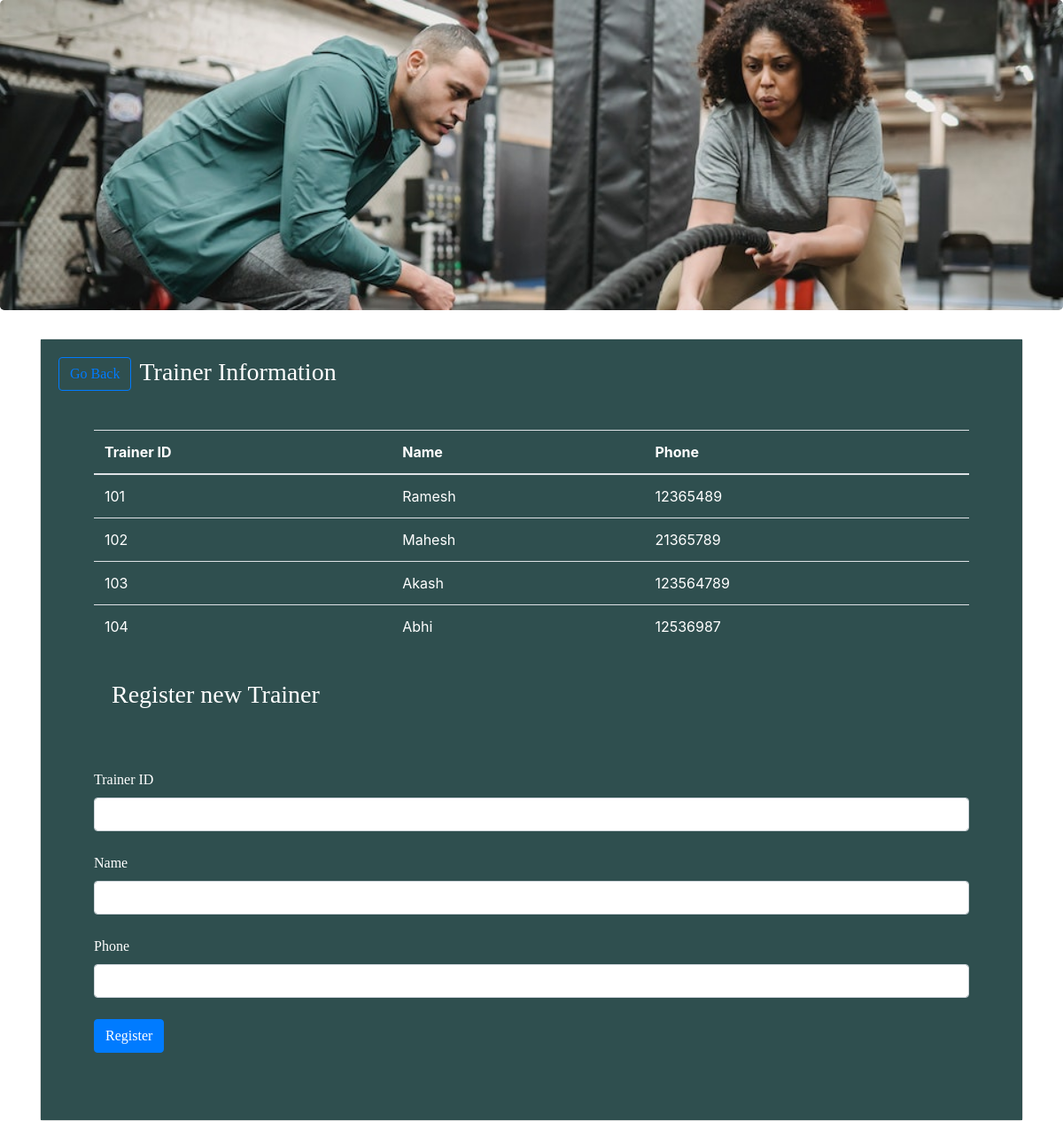
The page /trainer.php on the database as committed earlier.
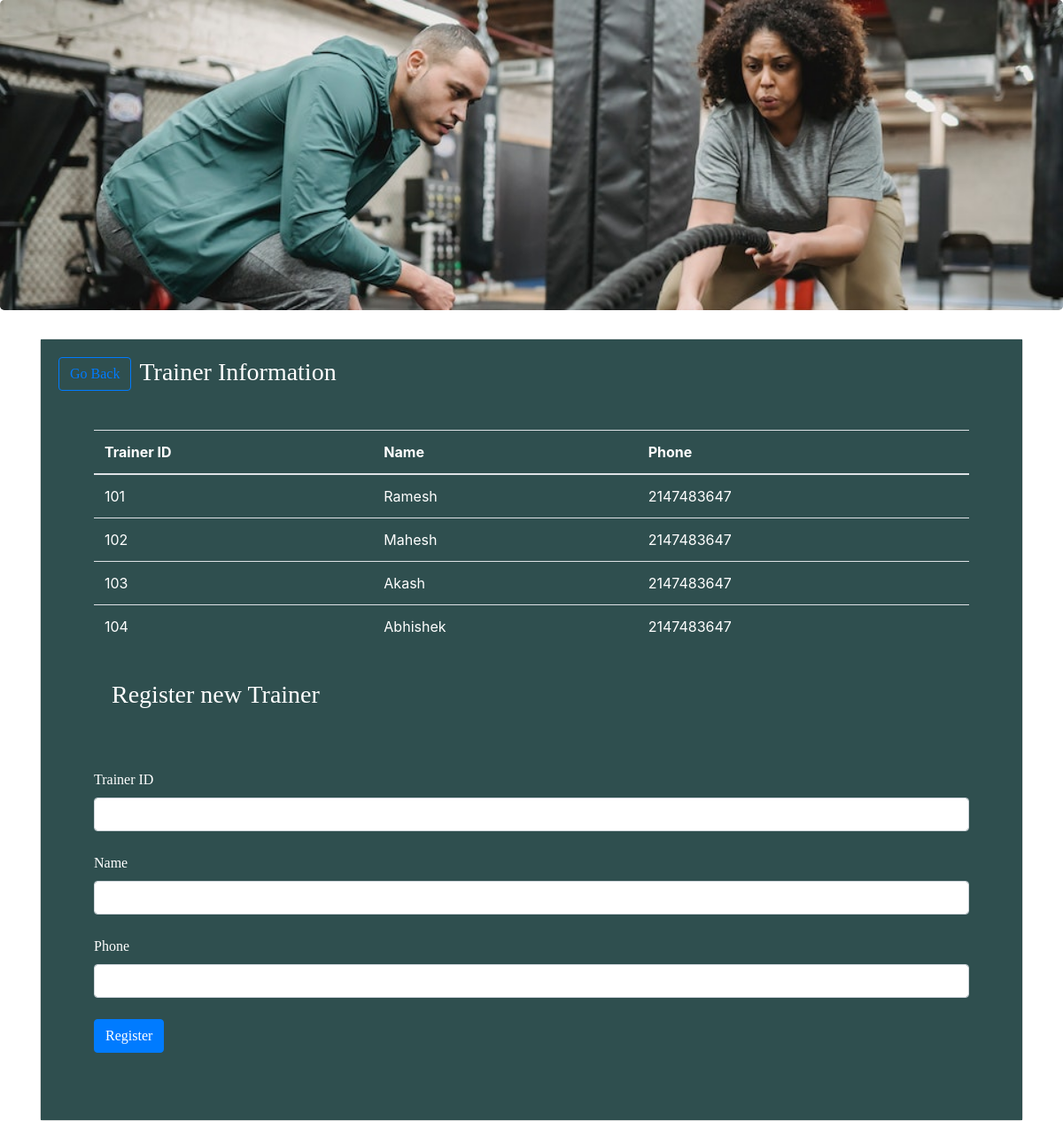
The same page on the database as committed later.
### tables this page shows
CREATE TABLE `Trainer` (
  `Trainer_id` int(20) NOT NULL,
  `Name` varchar(40) NOT NULL,
  `phone` int(100) NOT NULL
);

### func.php (the view, shortened to what this page needs)
<?php
$con=mysqli_connect("localhost","root","","loginsystem");
function get_trainer(){
    global $con;
    $query="select * from Trainer";
    $result=mysqli_query($con,$query);
    while($row=mysqli_fetch_array($result)){
        $Trainer_id=$row ['Trainer_id'];
        $Name=$row['Name'];
        $phone=$row['phone'];
        echo"<tr>
        <td>$Trainer_id</td>
        <td>$Name</td>
        <td>$phone</td>
        </tr>";
    }
}
?>

### trainer.php (shortened to what this page needs)
<!DOCTYPE html>
<?php include("func.php");?>
<html>
<head>
	 <link rel="stylesheet" href="https://maxcdn.bootstrapcdn.com/bootstrap/4.0.0-beta/css/bootstrap.min.css">
</head>
<body>
<div class="jumbotron" style="background: url('pic/trainer.jpg') no-repeat;background-size: cover;height: 350px;"></div>
 <div class="container">
<div class="card">
     <div class="card-body" style="background-color:darkslategrey;color:#ffffff;">
         <div class="row">
             <div style="font-family: 'Lobster', cursive;" class="col-md-1">
    <a href="admin-panel.php" class="btn btn-outline-primary">Go Back</a>
            </div>
            <div class="col-md-3"><h3 style="font-family: 'Lobster', cursive;" >Trainer Information</h3></div>
            <div class="col-md-8">
                    </div>
            </div></div>
     <div class="card-body" style="background-color:darkslategrey;color:#ffffff;">
         <div class="card-body">
    <table class="table table-hover">
        <thead>
     <tr>
            <th>Trainer ID</th>
            <th>Name</th>
            <th>Phone</th>
        </tr>
        </thead>
        <tbody>
          <?php get_trainer(); ?>
        </tbody>
    </table>
    <div class="card-body" style="background-color:darkslategrey;color:FFFFFF;">
                <h3 style="font-family: 'Lobster', cursive;">Register new Trainer</h3>
                </div>
                <div class="card-body"></div>
            <form class="form-group" action="func.php" method="post" style="font-family: 'Lobster', cursive;">
                <label>Trainer ID</label>
                <input type="text" name="Trainer_id" class="form-control" required><br>
                <label>Name</label>
                <input type="text" name="Name" class="form-control" required><br>
                <label>Phone</label>
                <input type="text" name="phone" class="form-control" required><br>
                <input type="submit" class="btn btn-primary" name="tra_submit" value="Register">
     </div>
    </div>
    </div>
    </div>
    </body>
</html>

Rows that differ between the two databases and show on the page:
changed trainer "Ramesh": phone "12365489" → "2147483647"
changed trainer "Mahesh": phone "21365789" → "2147483647"
changed trainer "Akash": phone "123564789" → "2147483647"
changed trainer id 104: Name "Abhi" → "Abhishek"; phone "12536987" → "2147483647"
